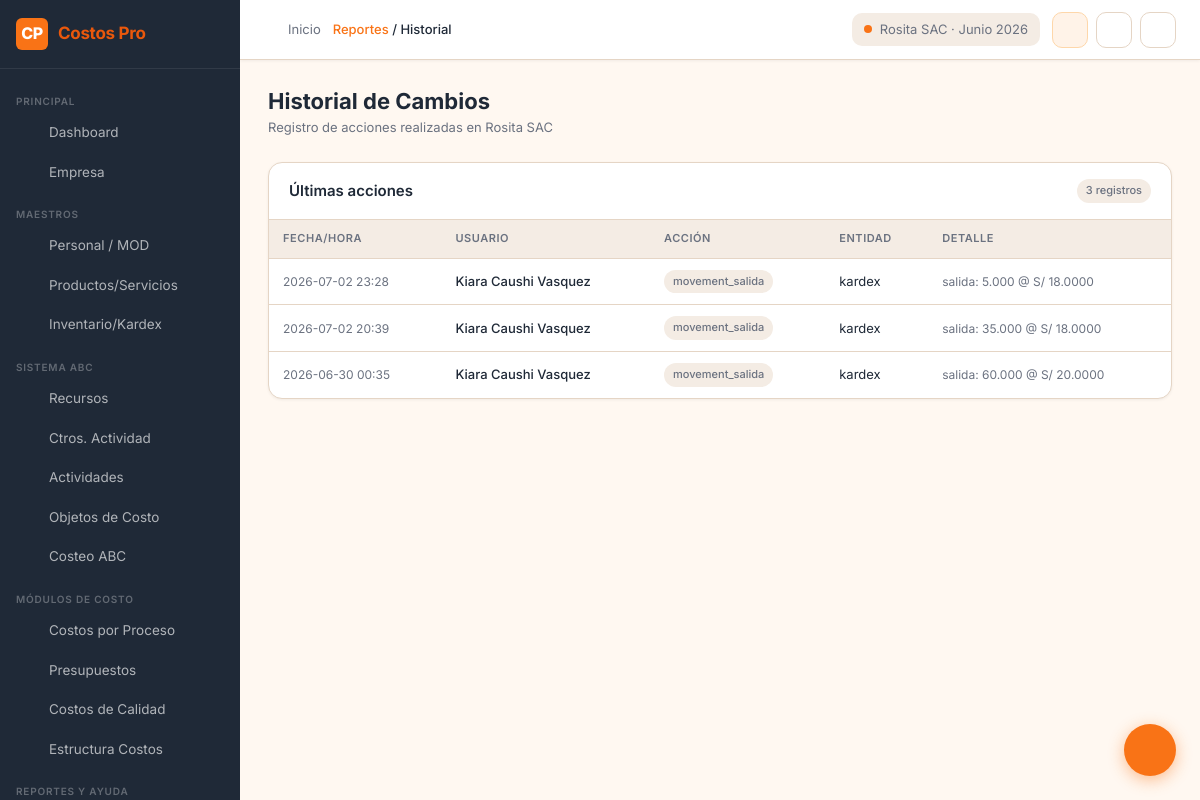
Screenshot of /reports/history (signed in) with the database file from the repository.
### tables this page shows
CREATE TABLE audit_logs (
    id INTEGER PRIMARY KEY AUTOINCREMENT,
    user_id INTEGER NOT NULL,
    company_id INTEGER,
    entity_type TEXT,
    entity_id INTEGER,
    action TEXT,                  -- create | update | delete | calculate | export
    module TEXT,
    old_value TEXT,
    new_value TEXT,
    ip_address TEXT,
    created_at DATETIME DEFAULT CURRENT_TIMESTAMP,
    FOREIGN KEY (user_id) REFERENCES users(id)
);

CREATE TABLE users (
    id INTEGER PRIMARY KEY AUTOINCREMENT,
    full_name TEXT NOT NULL,
    email TEXT UNIQUE NOT NULL,
    password_hash TEXT NOT NULL,
    role TEXT DEFAULT 'analyst',  -- admin | analyst | readonly
    reset_token TEXT,
    reset_token_expiry DATETIME,
    is_active INTEGER DEFAULT 1,
    created_at DATETIME DEFAULT CURRENT_TIMESTAMP
);

### routes/reports.py (the view)
@reports_bp.route('/reports/history')
@login_required
@company_required
def history():
    company_id = session['company_id']
    page = request.args.get('page', 1, type=int)
    limit = 50
    offset = (page - 1) * limit
    logs = query_db(
        """SELECT al.*, u.full_name as user_name
           FROM audit_logs al
           JOIN users u ON al.user_id = u.id
           WHERE al.company_id=?
           ORDER BY al.created_at DESC
           LIMIT ? OFFSET ?""",
        (company_id, limit, offset)
    )
    total = query_db(
        "SELECT COUNT(*) as n FROM audit_logs WHERE company_id=?",
        (company_id,), one=True
    )
    return render_template('reports/history.html',
                           logs=logs,
                           total=total['n'] if total else 0,
                           page=page, limit=limit)

### models/database.py (called while the page is built)
def get_db():
    if 'db' not in g:
        g.db = sqlite3.connect(
            current_app.config.get('DATABASE', DATABASE),
            detect_types=sqlite3.PARSE_DECLTYPES
        )
        g.db.row_factory = sqlite3.Row
        g.db.execute("PRAGMA foreign_keys = ON")
    return g.db

def query_db(query, args=(), one=False):
    cur = get_db().execute(query, args)
    rv = cur.fetchall()
    cur.close()
    return (rv[0] if rv else None) if one else rv

### routes/dashboard.py (called while the page is built)
def login_required(f):
    @wraps(f)
    def decorated(*args, **kwargs):
        if 'user_id' not in session:
            return redirect(url_for('auth.login'))
        return f(*args, **kwargs)
    return decorated

def company_required(f):
    @wraps(f)
    def decorated(*args, **kwargs):
        if 'company_id' not in session:
            return redirect(url_for('companies.select'))
        return f(*args, **kwargs)
    return decorated

### templates/reports/history.html (shortened to what this page needs)
{% extends 'base.html' %}
{% block breadcrumb %}<a href="{{ url_for('reports.index') }}">Reportes</a> / Historial{% endblock %}
{% block content %}
<div class="page-header">
  <div>
    <h1 class="page-title">Historial de Cambios</h1>
    <p class="page-subtitle">Registro de acciones realizadas en {{ current_company }}</p>
  </div>
  <div class="page-actions">
    <a href="{{ url_for('reports.index') }}" class="btn btn-ghost btn-sm">
    </a>
  </div>
</div>
<div class="card">
  <div class="card-header">
    <span class="card-title"> Últimas acciones</span>
    <span class="badge badge-neutral">{{ total }} registros</span>
  </div>
  {% if logs %}
  <div class="table-wrap">
    <table class="table" style="font-size:13px">
      <thead>
        <tr>
          <th>Fecha/Hora</th><th>Usuario</th><th>Acción</th>
          <th>Entidad</th><th>Detalle</th>
        </tr>
      </thead>
      <tbody>
        {% for log in logs %}
        <tr>
          <td style="font-size:12px;color:var(--text-secondary);white-space:nowrap">
            {{ log.created_at[:16] if log.created_at else '—' }}
          </td>
          <td style="font-weight:500">{{ log.user_name or '—' }}</td>
          <td>
            <span class="badge
              {{ 'badge-success' if log.action in ('create','register') else
                 'badge-warning' if log.action == 'update' else
                 'badge-danger'  if log.action == 'delete' else
                 'badge-primary' if log.action in ('calculate','export') else
                 'badge-neutral' }}">
              {{ log.action or '—' }}
            </span>
          </td>
          <td>{{ log.entity_type or '—' }}</td>
          <td style="font-size:12px;color:var(--text-secondary);max-width:300px;overflow:hidden;text-overflow:ellipsis;white-space:nowrap">
            {{ log.new_value or log.old_value or '—' }}
          </td>
        </tr>
        {% endfor %}
      </tbody>
    </table>
  </div>
  {% else %}
  <div class="empty-state"><i class="ti ti-history"></i><p>Sin historial registrado aún.</p></div>
  {% endif %}
</div>
{% endblock %}

### static/css/main.css (style rules this page uses)
:root { --bg-primary: #FFF8F1; --bg-secondary: #F4ECE4; --bg-card: #FFFFFF; --bg-dark: #1F2937; --bg-dark-hover: #374151; --primary: #F97316; --primary-hover: #EA580C; --primary-light: #FED7AA; --primary-xlight: #FFF3E8; --text-primary: #1F2937; --text-secondary: #6B7280; --text-light: #9CA3AF; --text-on-dark: #F9FAFB; --text-on-primary:#FFFFFF; --success: #22C55E; --success-bg: #DCFCE7; --success-text: #166534; --warning: #FACC15; --warning-bg: #FEF9C3; --warning-text: #854D0E; --danger: #DC2626; --danger-bg: #FEE2E2; --danger-text: #991B1B; --info: #3B82F6; --info-bg: #DBEAFE; --info-text: #1E40AF; --border: #E5D5C5; --border-focus: #F97316; --shadow-sm: 0 1px 3px rgba(0,0,0,0.06); --shadow-md: 0 4px 12px rgba(0,0,0,0.08); --shadow-lg: 0 8px 24px rgba(0,0,0,0.10); --radius-sm: 6px; --radius-md: 10px; --radius-lg: 14px; --radius-xl: 20px; --sidebar-width: 240px; --sidebar-collapsed: 64px; --topbar-height: 60px; --font-sans: 'Inter', -apple-system, BlinkMacSystemFont, 'Segoe UI', sans-serif; --font-mono: 'JetBrains Mono', 'Fira Code', monospace; }
*, *::before, *::after { box-sizing: border-box; margin: 0; padding: 0; }
html { font-size: 15px; scroll-behavior: smooth; }
body { font-family: var(--font-sans); background: var(--bg-primary); color: var(--text-primary); line-height: 1.6; min-height: 100vh; }
a { color: var(--primary); text-decoration: none; }
.page-header { display: flex; align-items: flex-start; justify-content: space-between; margin-bottom: 24px; gap: 16px; }
.page-title { font-size: 22px; font-weight: 700; color: var(--text-primary); line-height: 1.2; }
.page-subtitle { font-size: 13px; color: var(--text-secondary); margin-top: 3px; }
.page-actions { display: flex; gap: 10px; align-items: center; flex-shrink: 0; }
.card { background: var(--bg-card); border: 1px solid var(--border); border-radius: var(--radius-lg); box-shadow: var(--shadow-sm); overflow: hidden; }
.card-header { padding: 16px 20px; border-bottom: 1px solid var(--border); display: flex; align-items: center; justify-content: space-between; gap: 12px; }
.card-title { font-size: 15px; font-weight: 600; color: var(--text-primary); }
.table-wrap { overflow-x: auto; }
.table { width: 100%; border-collapse: collapse; font-size: 13.5px; }
.table th { background: var(--bg-secondary); color: var(--text-secondary); font-size: 11px; font-weight: 600; text-transform: uppercase; letter-spacing: 0.05em; padding: 10px 14px; text-align: left; border-bottom: 1px solid var(--border); white-space: nowrap; }
.table td { padding: 11px 14px; border-bottom: 1px solid var(--border); color: var(--text-primary); vertical-align: middle; }
.table tr:last-child td { border-bottom: none; }
.btn { display: inline-flex; align-items: center; gap: 7px; padding: 9px 18px; border-radius: var(--radius-md); font-size: 13.5px; font-weight: 500; cursor: pointer; border: none; transition: all 0.15s; text-decoration: none; line-height: 1; white-space: nowrap; }
.btn-ghost { background: transparent; color: var(--text-secondary); border: 1px solid transparent; }
.btn-sm { padding: 6px 12px; font-size: 12px; }
.badge { display: inline-flex; align-items: center; gap: 4px; padding: 3px 9px; border-radius: 20px; font-size: 11px; font-weight: 500; white-space: nowrap; }
.badge-neutral { background: var(--bg-secondary); color: var(--text-secondary); }

### rows the page displays
audit_logs: created_at "2026-07-02 23:28", full_name "Kiara Caushi Vasquez", action "movement_salida", entity_type "kardex", new_value "salida: 5.000 @ S/ 18.0000"
audit_logs: created_at "2026-07-02 20:39", full_name "Kiara Caushi Vasquez", action "movement_salida", entity_type "kardex", new_value "salida: 35.000 @ S/ 18.0000"
audit_logs: created_at "2026-06-30 00:35", full_name "Kiara Caushi Vasquez", action "movement_salida", entity_type "kardex", new_value "salida: 60.000 @ S/ 20.0000"

### other values shown
{{ current_company }} "Rosita SAC"
{{ current_period }} "Junio 2026"
{{ total }} "3"
